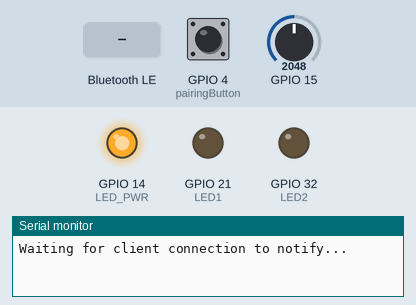
Simulated run of this sketch. Board: ESP32. Shown: output pins drawn as LEDs (lit = HIGH), the last lines printed to the serial monitor. Inputs (shaded band) come from the test bench; at power-on: GPIO 4 (pairingButton) HIGH, GPIO 15 = 2048. Random numbers use the default seed unless the sketch sets one; nothing arrives over Bluetooth unless stated; a phone connects over Bluetooth LE 3 s after start.

Above: at 1.2 s.
1.3 s: Bluetooth LE write "1" received
At 1.8 s:
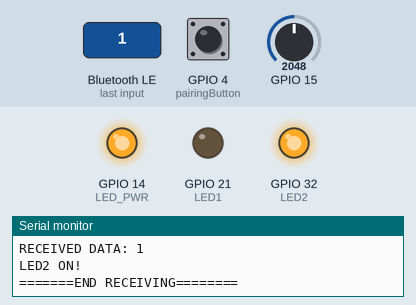
At 4.2 s:
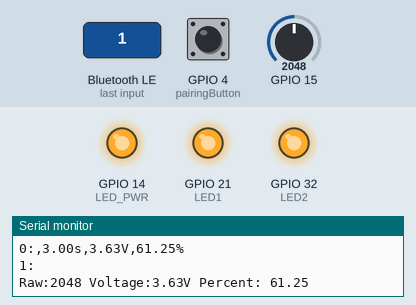
4.5 s: Bluetooth LE write "0" received
At 5.4 s:
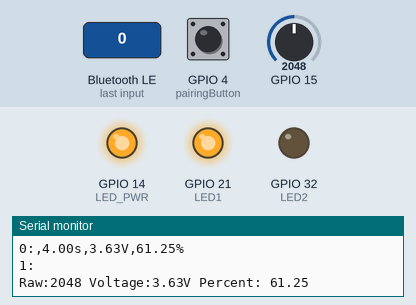
Timing chart, 0 to 7.5 s (numbered marks = the images above; inputs shaded):
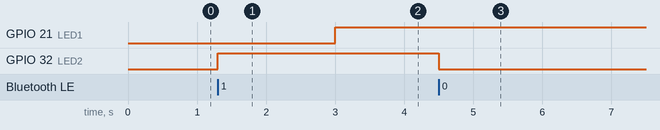

The sketch:

BLE_VELO_WRITE.ino
```cpp
#include <BLEDevice.h>
#include <BLEServer.h>
#include <BLEUtils.h>
#include <BLE2902.h>

const int pairingButton = 4;
const int LED_PWR = 14;
const int LED1 = 21;
const int LED2 = 32;
BLECharacteristic *pCharacteristic;
BLEServer *pServerAlias;
bool isConnected = false;
int txValue =  0;
String txArrStr[7];
bool pairingInterrupt = false;

#define SERVICE_UUID        "dda0643c-034e-4a75-ae4a-eb81af5db2b7"
#define CHARACTERISTIC_UUID "dda0643c-034e-4a75-ae4a-eb81af5db2b7"

#define RXD2 33 //GRAY WIRE
#define TXD2 27 //WHITE WIRE

#define AX_ANALOG_VAL 4095
#define BAT_VOLTAGE 3.7

class MyServerCallbacks: public BLEServerCallbacks{
    void onConnect(BLEServer *pServer){
        isConnected = true;
        digitalWrite(LED1, HIGH);
    };
    void onDisconnect(BLEServer *pServer){
        isConnected = false;
        //pairingInterrupt = true;
        digitalWrite(LED1, LOW);
    };
};

class MyCallbacks: public BLECharacteristicCallbacks{
    void onWrite(BLECharacteristic *pCharacteristic){
        std::string rxValue = pCharacteristic->getValue();
        if(rxValue.length() > 0){
            Serial.println("======START RECEIVING======");
            Serial.print("RECEIVED DATA: ");
            for(int i = 0; i < rxValue.length(); i++){
                Serial.print(rxValue[i]);
            }

            Serial.println();

            if(rxValue.find("1") != -1){
                Serial.println("LED2 ON!");
                digitalWrite(LED2, HIGH);
            }else if(rxValue.find("0") != -1){
                Serial.println("LED2 OFF!");
                digitalWrite(LED2, LOW);
            }
            Serial.println();
            Serial.println("=======END RECEIVING========");
        }
    }
};

void pairingISR(){
    Serial.println("INTERUPPT: BUTTON PUSH");
    pairingInterrupt = true;
}
void setup(){
    pinMode(pairingButton, INPUT);
    attachInterrupt(digitalPinToInterrupt(pairingButton), pairingISR, FALLING);
    pinMode(LED1, OUTPUT);
    pinMode(LED2, OUTPUT);
    pinMode(LED_PWR, OUTPUT);
    digitalWrite(LED_PWR, HIGH);
    Serial.begin(115200);
    Serial2.begin(115200, SERIAL_8N1, RXD2, TXD2);

    pairingInterrupt = false;
    //Create the BLE Device
    BLEDevice::init("ESP32_VELO_2");

    //Create BLE Server
    BLEServer *pServer = BLEDevice::createServer();
    pServer -> setCallbacks(new MyServerCallbacks());

    pServerAlias = &(*pServer);

    //Create the BLE Service
    BLEService *pService = pServer -> createService(SERVICE_UUID);

    //Create a BLE Characteristic
    pCharacteristic = pService -> createCharacteristic(
                                CHARACTERISTIC_UUID,
                                BLECharacteristic::PROPERTY_NOTIFY |
                                BLECharacteristic::PROPERTY_WRITE
                                );

    //BLE2902 needed to notify
    pCharacteristic -> addDescriptor(new BLE2902());

   /* BLECharacteristic *pCharacteristic =  pService->createCharacteristic(
                                            CHARACTERISTIC_UUID,
                                            BLECharacteristic::PROPERTY_WRITE
                                        );*/

    pCharacteristic->setCallbacks(new MyCallbacks());

    //Start the service
    pService->start();

    //Start advertising
    pServer->getAdvertising()->start();
    Serial.println("Waiting for client connection to notify...");


}

void loop(){
    if(pairingInterrupt){
        pServerAlias->getAdvertising()->start();
        Serial.println("Waiting for client reconnection to notify...");
        pairingInterrupt = false;
    }
    if(isConnected){


        int rawValue = analogRead(A13);
        float voltageLevel = (rawValue / 4095.0) * 2 * 1.1 * 3.3; // calculate voltage level
        float batteryFraction = (voltageLevel - 3.0)/ 1.03 ;

        Serial.println((String)"Raw:" + rawValue + " Voltage:" + voltageLevel + "V Percent: " + (batteryFraction * 100));
        float txArr[7];
        txValue =  random(-10, 20);
        txArr[0] = millis() / 1000;
        txArr[1] = voltageLevel;
        txArr[2] = batteryFraction * 100;
        txArr[3] = random(-300, 500);
        txArr[4] = random(-300, 500);
        txArr[5] = random(-300, 500);
        txArr[6] = 4;
        String tempString;
        char txString[8];
        char txData[128];
        /*for(int j = 0; j < 7; j++){
            dtostrf(txArr[j], 1, 2, txString);
            tempString += String(txString);
            if(j <= 5){
                tempString += ", ";
            }
        }*/
        tempString = "0:,";
        dtostrf(txArr[0], 1, 2, txString);
        tempString = tempString + String(txString) + "s,";

        dtostrf(txArr[1], 1, 2, txString);
        tempString = tempString + String(txString) + "V,";

        dtostrf(txArr[2], 1, 2, txString);
        tempString = tempString + String(txString) + "%";

        Serial2.write(0xFF);
        String tmp = Serial2.readString();

        tempString.toCharArray(txData, 128);
        pCharacteristic -> setValue(txData);
        pCharacteristic->notify();

        Serial.println("Data Sent\n=================");
        Serial.println(txData);

        tempString = "1:";
        tempString = tempString + tmp;
        tempString.toCharArray(txData, 128);
        Serial.println(txData);

        //Setting the value to the characteristic
        pCharacteristic -> setValue(txData);

        //Notifying the connected the client
        pCharacteristic->notify();


    }

}
```

Measured:
- after the input at 1.3 s, GPIO 32 (LED2): LOW → HIGH at once
- after the input at 4.5 s, GPIO 32 (LED2): HIGH → LOW at once
